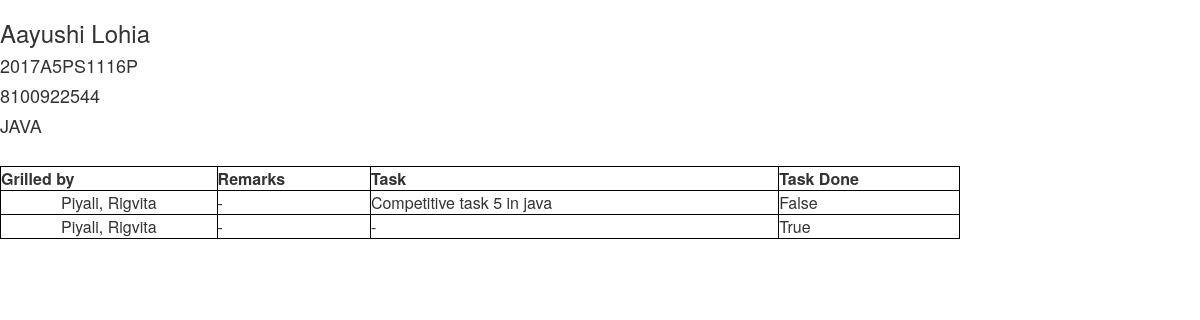
Page /recruit/90/ on the committed database.
### recruit/models.py (models this page shows, shortened)
class Recruit(models.Model):
    name=models.CharField(max_length=200)
    student_id=models.CharField(max_length=50)
    contact_no=models.CharField(max_length=20)
    skills=models.CharField(max_length=1000)

class Member(models.Model):
    recruit=models.ForeignKey(Recruit, on_delete=models.CASCADE,blank=True,null=True)
    remarks=models.CharField(max_length=1000)
    grilled_by=models.CharField(max_length=200)
    task=models.CharField(max_length=200)
    task_status=models.BooleanField(default=False)

### recruit/views.py (the view)
# urls.py: url(r'^(?P<pk>[0-9]+)/$', views.DetailView.as_view(), name='detail'),
class DetailView(generic.DetailView):
    model = Recruit
    template_name = "recruit/detail.html"

### recruit/templates/recruit/detail.html (shortened to what this page needs)
{% load static %}
<link rel="stylesheet" href="{% static 'recruit/css/bootstrap.min.css' %}" type="text/css" />
<h3>{{recruit.name}}</h3>
<h4>{{recruit.student_id}}</h4>
<h4>{{recruit.contact_no}}</h4>
<h4>{{recruit.skills}}</h4>
<table style="width: 80%; border: 1px solid black;">
<tr>
<th style="border: 1px solid black;">Grilled by</th>
<th style="border: 1px solid black;">Remarks</th>
<th style="border: 1px solid black;">Task</th>
<th style="border: 1px solid black;">Task Done</th>
</tr>
{% for member in recruit.member_set.all %}
<tr>
<td style="border: 1px solid black; text-align:center">{{member.grilled_by}}</td>
<td style="border: 1px solid black;">{{member.remarks}}</td>
<td style="border: 1px solid black;">{{member.task}}</td>
<td style="border: 1px solid black;">{{member.task_status}}</td>
</tr>
{%endfor%}
</table>

### rows in the picture
Recruit: name "Aayushi Lohia", student_id "2017A5PS1116P", contact_no "8100922544", skills "JAVA"
Member: grilled_by "Piyali, Rigvita", remarks "-", task "Competitive task 5 in java", task_status "False"
Member: grilled_by "Piyali, Rigvita", remarks "-", task "-", task_status "True"
